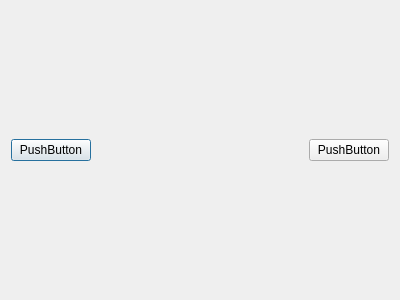
<?xml version="1.0" encoding="UTF-8"?>
<ui version="4.0">
 <class>Dialog</class>
 <widget class="QDialog" name="Dialog">
  <property name="geometry">
   <rect>
    <x>0</x>
    <y>0</y>
    <width>400</width>
    <height>300</height>
   </rect>
  </property>
  <property name="windowTitle">
   <string>DialogStartSim</string>
  </property>
  <layout class="QVBoxLayout" name="verticalLayout">
   <item>
    <layout class="QHBoxLayout" name="horizontalLayout">
     <item>
      <widget class="QPushButton" name="pushButton_2">
       <property name="text">
        <string>PushButton</string>
       </property>
      </widget>
     </item>
     <item>
      <spacer name="horizontalSpacer">
       <property name="orientation">
        <enum>Qt::Horizontal</enum>
       </property>
       <property name="sizeHint" stdset="0">
        <size>
         <width>40</width>
         <height>20</height>
        </size>
       </property>
      </spacer>
     </item>
     <item>
      <widget class="QPushButton" name="pushButton">
       <property name="text">
        <string>PushButton</string>
       </property>
      </widget>
     </item>
    </layout>
   </item>
  </layout>
 </widget>
 <resources/>
 <connections/>
</ui>
